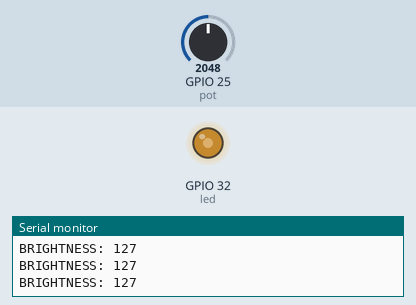
The sketch below on a simulated ESP32. On the bench: output pins drawn as LEDs (lit = HIGH), the last lines printed to the serial monitor. The inputs (shaded band) are chosen by the test bench; at power-on: GPIO 25 (pot) = 2048.

Above: at 1.2 s.
1.3 s: GPIO 25 (pot) set to 2866
At 2.1 s:
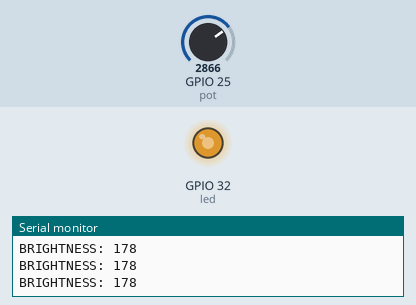
2.8 s: GPIO 25 (pot) set to 3603
At 3.5 s:
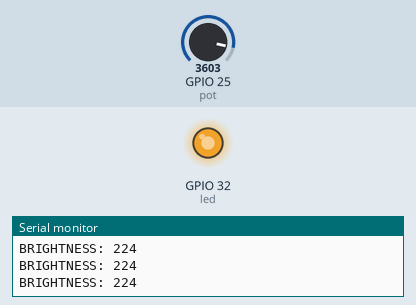
4.3 s: GPIO 25 (pot) set to 491
At 5.5 s:
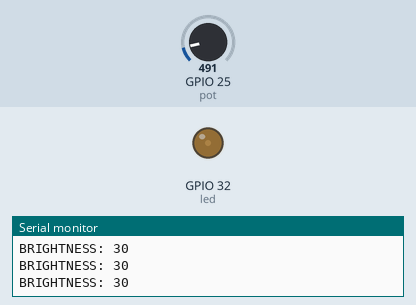
5.8 s: GPIO 25 (pot) set to 0
At 7.0 s:
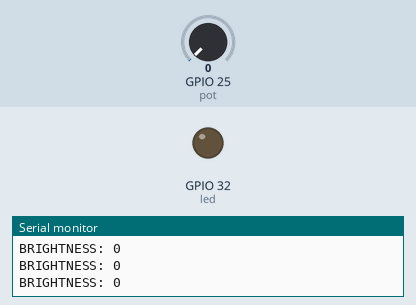
7.3 s: GPIO 25 (pot) set to 2047
At 8.3 s:
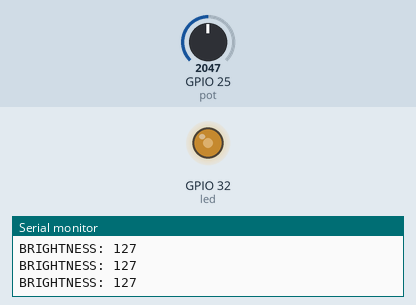
Timing chart, 0 to 9.8 s (numbered marks = the images above; inputs shaded):
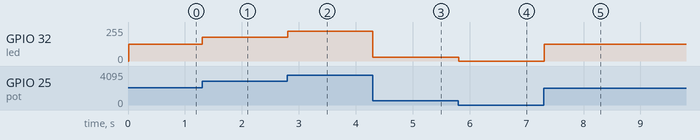

Measured:
- after the input at 1.3 s, GPIO 32 (led): 127/255 → 178/255 at once
- after the input at 2.8 s, GPIO 32 (led): 178/255 → 224/255 at once
- after the input at 4.3 s, GPIO 32 (led): 224/255 → 30/255 at once
- after the input at 5.8 s, GPIO 32 (led): 30/255 → 0/255 at once
- after the input at 7.3 s, GPIO 32 (led): 0/255 → 127/255 at once

The sketch:

pot_led.ino
```cpp
const int led = 32;
const int pot = 25; // ADC Pin required

void setup(){
  Serial.begin(115200);

  pinMode(led, OUTPUT);
  pinMode(pot, INPUT);
}
void loop(){
  delay(10);

  int potIndex = analogRead(pot);
  int brightness = map(potIndex, 0, 4095, 0, 255); // 0-255 (8-bit PWM analog range)
  //int brightness = potIndex/4; // Not the best approach but this works similar to "Mapping", (4095 -> 1023)

  Serial.println("BRIGHTNESS: " + String(brightness));
  //delay(1000);

  analogWrite(led, brightness);
}
```
